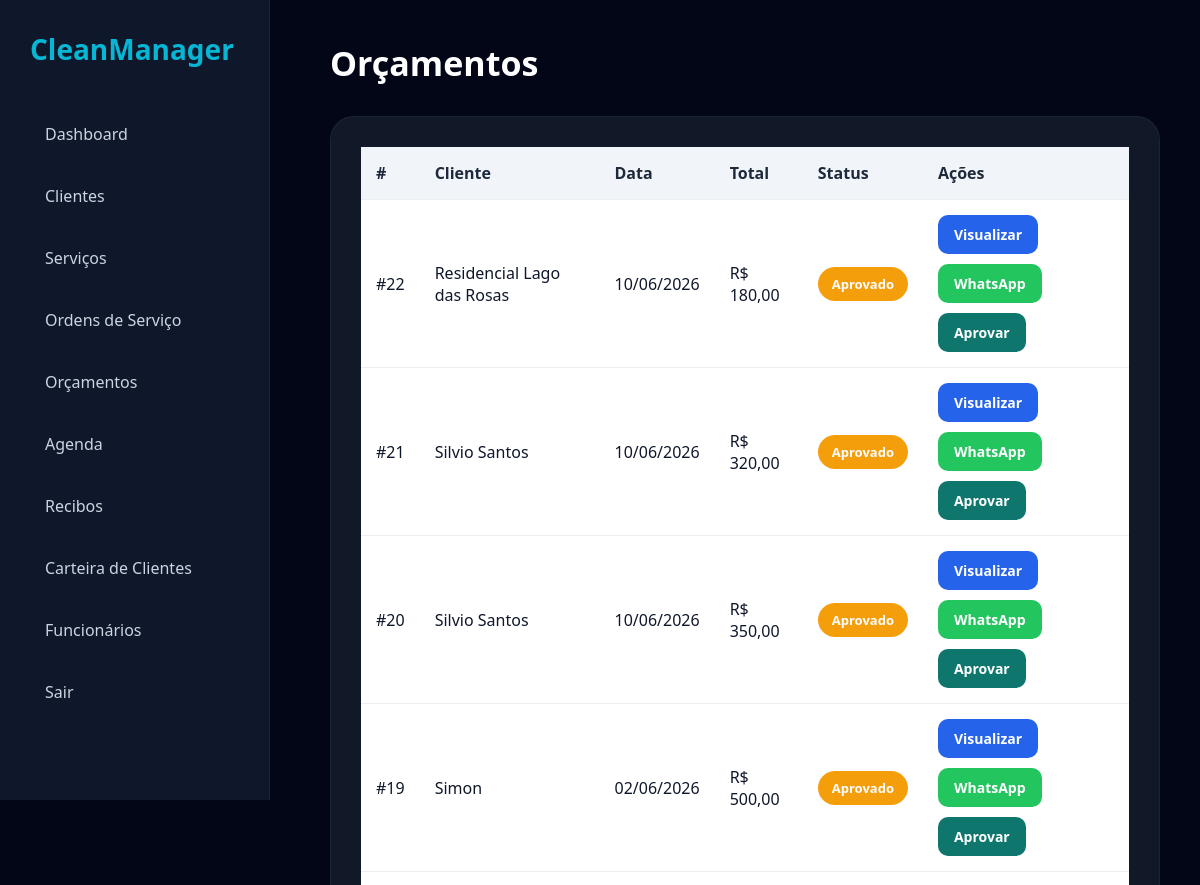
Page /admin/orcamentos.php (upper part) on the earlier database version.
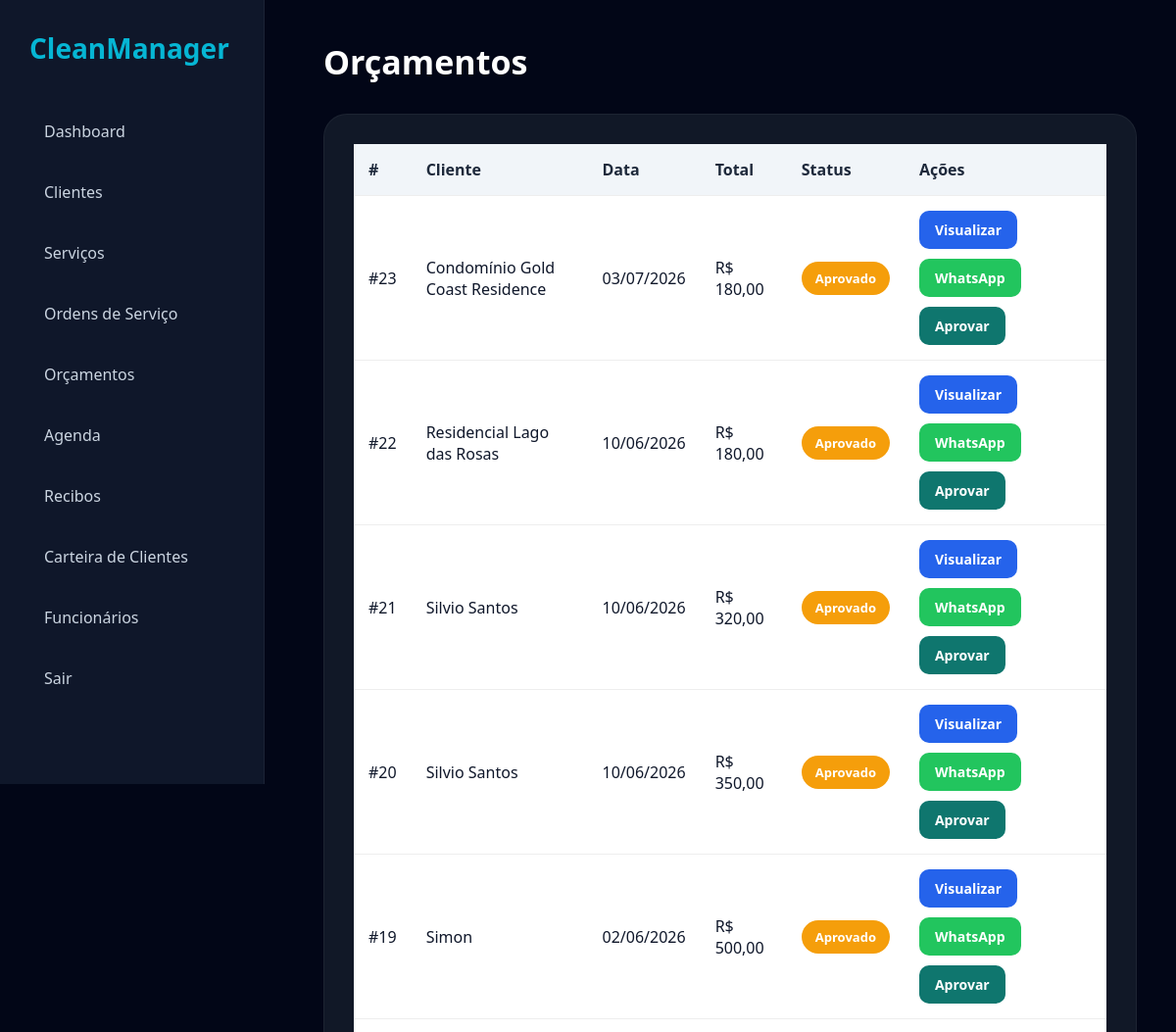
Same page on the later database version.
### tables this page shows
CREATE TABLE orcamentos (

    id INTEGER PRIMARY KEY AUTOINCREMENT,

    cliente_id INTEGER,

    observacoes TEXT,

    total REAL,

    status TEXT,

    data TEXT

);

CREATE TABLE clientes (

    id INTEGER PRIMARY KEY AUTOINCREMENT,

    nome TEXT,
    telefone TEXT,
    endereco TEXT,
    observacoes TEXT

, cpf_cnpj TEXT, cidade TEXT, tipo_servico TEXT, origem TEXT);

### admin/orcamentos.php (the view, shortened to what this page needs)
<?php
include '../config/conexao.php';
$orcamentos = $db->query("
SELECT
orcamentos.*,
clientes.nome
FROM orcamentos
LEFT JOIN clientes
ON clientes.id = orcamentos.cliente_id
ORDER BY orcamentos.id DESC
");
?>
<!DOCTYPE html>
<html lang="pt-br">
<head>
<link rel="stylesheet"
href="../assets/css/dashboard.css">
</head>
<body>
<?php include '../includes/sidebar.php'; ?>
<div class="content">
<div class="topbar">
<h1>Orçamentos</h1>
</div>
<div class="card">
<div class="table-container">
<table>
<thead>
<tr>
<th>#</th>
<th>Cliente</th>
<th>Data</th>
<th>Total</th>
<th>Status</th>
<th>Ações</th>
</tr>
</thead>
<tbody>
<?php while($orcamento = $orcamentos->fetchArray()) { ?>
<tr>
<td>
#<?= $orcamento['id']; ?>
</td>
<td>
<?= $orcamento['nome']; ?>
</td>
<td>
<?= $orcamento['data']; ?>
</td>
<td>
R$ <?= number_format(
$orcamento['total'],
2,
',',
'.'
); ?>
</td>
<td>
<span class="status pendente">
<?= $orcamento['status']; ?>
</span>
</td>
<td>
<div class="actions">
<a
href="visualizar-orcamento.php?id=<?= $orcamento['id']; ?>"
class="action-btn view">
Visualizar
</a>
<a
target="_blank"
href="https://wa.me/?text=Segue seu orçamento da Giordani Cleaning"
class="action-btn whatsapp">
WhatsApp
</a>
<a
href="#"
class="action-btn approve">
Aprovar
</a>
</div>
</td>
</tr>
<?php } ?>
</tbody>
</table>
</div>
</div>
</div>
</body>
</html>

### includes/sidebar.php
<div class="sidebar">
<h2>CleanManager</h2>
<a href="../admin/dashboard.php">
Dashboard
</a>
<a href="../admin/clientes.php">
Clientes
</a>
<a href="../admin/servicos.php">
Serviços
</a>
<a href="../admin/ordens.php">
Ordens de Serviço
</a>
<a href="../admin/orcamentos.php">
Orçamentos
</a>
<a href="../admin/agenda.php">
Agenda
</a>
<a href="../admin/recibos.php">
Recibos
</a>
<a href="../admin/carteira-clientes.php">
Carteira de Clientes
</a>
<a href="../admin/funcionarios.php">
Funcionários
</a>
<a href="../logout.php">
Sair
</a>
</div>

### assets/css/dashboard.css (style rules this page uses)
* { margin: 0; padding: 0; box-sizing: border-box; font-family: "Segoe UI", sans-serif; }
body { background: #020617; color: white; }
.sidebar { width: 270px; height: 100vh; background: #0f172a; position: fixed; left: 0; top: 0; padding: 30px; border-right: 1px solid rgba(255, 255, 255, 0.05); overflow-y: auto; }
.sidebar h2 { color: #06b6d4; margin-bottom: 40px; font-size: 28px; }
.sidebar a { display: flex; align-items: center; gap: 10px; color: #cbd5e1; text-decoration: none; padding: 15px; border-radius: 14px; margin-bottom: 10px; transition: 0.3s; }
.content { margin-left: 290px; padding: 40px; }
.topbar { display: flex; justify-content: space-between; align-items: center; margin-bottom: 30px; }
.topbar h1 { font-size: 34px; }
.card { background: #111827; padding: 30px; border-radius: 24px; margin-bottom: 25px; border: 1px solid rgba(255, 255, 255, 0.05); }
.table-container { overflow-x: auto; }
table { width: 100%; border-collapse: collapse; min-width: 700px; }
table th { text-align: left; padding: 18px; background: #1e293b; }
table td { padding: 18px; border-bottom: 1px solid rgba(255, 255, 255, 0.05); }
.status { padding: 8px 14px; border-radius: 999px; font-size: 13px; font-weight: bold; }
.pendente { background: #78350f; color: #fde68a; }
.actions { display: flex; gap: 8px; }

### admin/orcamentos.php (style rules this page uses)
.table-container { overflow-x:auto; }
table { width:100%; border-collapse:collapse; background:white; }
table th, table td { padding:15px; border-bottom:1px solid #eee; text-align:left; color:#0f172a; }
table th { background:#f1f5f9; color:#1e293b; }
.status { padding:8px 14px; border-radius:20px; color:white; font-size:13px; font-weight:bold; display:inline-block; }
.pendente { background:#f59e0b; }
.actions { display:flex; gap:10px; flex-wrap:wrap; }
.action-btn { padding:10px 16px; border-radius:10px; color:white !important; text-decoration:none; font-size:14px; font-weight:bold; display:inline-block; }
.view { background:#2563eb; }
.whatsapp { background:#22c55e; }
.approve { background:#0f766e; }

Differences in the rows shown:
added orcamentos: id "23", cliente.nome "Condomínio Gold Coast Residence", data "03/07/2026", total "180,00", status "Aprovado"
